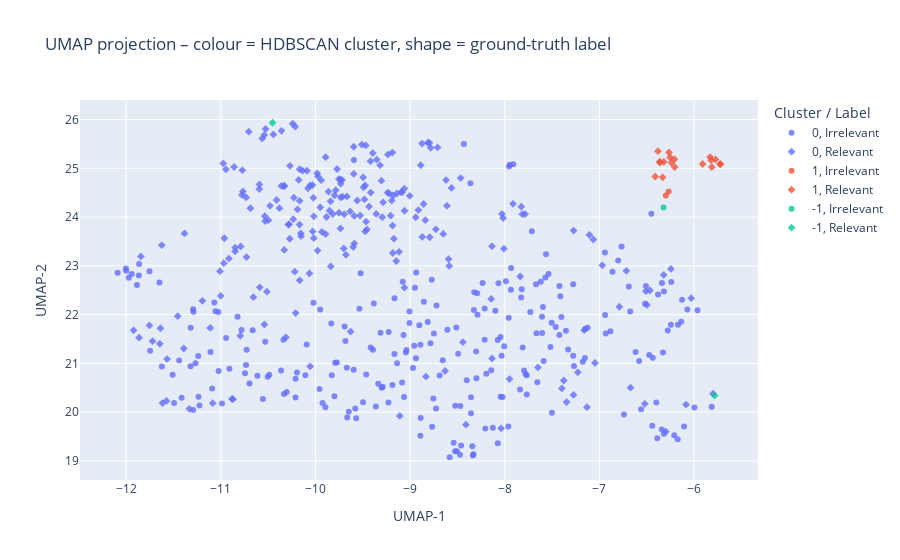

Write notebook code for a chart like this one.
### Markdown cell above
## 4.7 Embedding Visualisations  
### UMAP + HDBSCAN Scatter  

To truly understand how relevance emerges from text, we need to see the landscape itself. By projecting high-dimensional TF–IDF vectors into two dimensions using **UMAP**, we reveal the hidden geometry of app descriptions. Then, with **HDBSCAN**, we uncover dense semantic neighborhoods; natural clusters that may or may not align with our manual labels.

- **Objective:** Explore the organic structure of app descriptions in 2D space and assess how well our ground-truth labels reflect these semantic groupings.  
- **UMAP Projection:** Preserves both global and local relationships in the data, mapping each app into a position on the “UMAP-1” and “UMAP-2” axes, like plotting stars in a galaxy of meaning.

This visualisation sets the stage for the next step: examining how decision boundaries interact with these clusters. Are our models drawing lines through coherent regions, or slicing across semantic seams? Let’s find out.

### Code cell
import umap.umap_ as umap
from sklearn.cluster import HDBSCAN
import plotly.express as px

# Load the TF-IDF vectorized data from last notebook
X_tfidf = joblib.load(BASE_DIR / "checkpoints/X_tfidf_vectorized.pkl")

# Load the transformed DataFrame
df_transformed = pd.read_csv(BASE_DIR / "data/03_df_transformed.csv")

# UMAP coordinates
reducer = umap.UMAP(n_neighbors=30, min_dist=0.3, metric="hellinger", random_state=SEED)
coords = reducer.fit_transform(X_tfidf)

# Density-based clusters
hdb = HDBSCAN(min_cluster_size=15, min_samples=10)
hdb_labels = hdb.fit_predict(coords)

# Hover text
plot_df = pd.DataFrame({
    "x": coords[:, 0],
    "y": coords[:, 1],
    "cluster": hdb_labels.astype(str),
    "LabelTxt": y.reset_index(drop=True).map({1: "Relevant", 0: "Irrelevant"}),
    "App": df_transformed.loc[y.index, "AppName"],          # short title
    "ID":  df_transformed.loc[y.index, "fioriId"],          # SAP ID
    "Snippet": df_final.loc[y.index, "all_text_label"].str[:80]
})

fig = px.scatter(
    plot_df,
    x="x", y="y",
    color="cluster",
    symbol="LabelTxt",
    hover_name="App",
    hover_data={"ID": True, "Snippet": True, "x": False, "y": False},
    opacity=0.8,
    title="UMAP projection – colour = HDBSCAN cluster, shape = ground-truth label"
)
fig.update_layout(xaxis_title="UMAP-1", yaxis_title="UMAP-2", legend_title="Cluster / Label")
fig.write_html(BASE_DIR / "reports/umap_hdbscan_clusters.html", include_plotlyjs="cdn")
fig.show()

### Figure 1 — Plotly figure (JSON) as saved in the notebook; plotly's stock layout.template omitted (floating-point values rounded to 4 significant figures; data arrays with more than 128 entries replaced by an {"elided": "..."} marker saying what was removed)
{"data": [{"customdata": {"elided": "247x2 str values"}, "hovertemplate": "<b>%{hovertext}</b><br><br>cluster=0<br>LabelTxt=Irrelevant<br>ID=%{customdata[0]}<br>Snippet=%{customdata[1]}<extra></extra>", "hovertext": {"elided": "247 str values"}, "legendgroup": "0, Irrelevant", "marker": {"color": "#636efa", "opacity": 0.8, "symbol": "circle"}, "mode": "markers", "name": "0, Irrelevant", "orientation": "v", "showlegend": true, "type": "scatter", "x": {"elided": "247 float values"}, "xaxis": "x", "y": {"elided": "247 float values"}, "yaxis": "y"}, {"customdata": {"elided": "230x2 str values"}, "hovertemplate": "<b>%{hovertext}</b><br><br>cluster=0<br>LabelTxt=Relevant<br>ID=%{customdata[0]}<br>Snippet=%{customdata[1]}<extra></extra>", "hovertext": {"elided": "230 str values"}, "legendgroup": "0, Relevant", "marker": {"color": "#636efa", "opacity": 0.8, "symbol": "diamond"}, "mode": "markers", "name": "0, Relevant", "orientation": "v", "showlegend": true, "type": "scatter", "x": {"elided": "230 float values"}, "xaxis": "x", "y": {"elided": "230 float values"}, "yaxis": "y"}, {"customdata": [["F5717", "Maintain DN Downstream Nodes Hydrocarbon Analyst (Oil & Gas) : Is responsible fo"], ["F7768", "Manage Observation Rulesets Define a series of Observation Rulesets that can per"]], "hovertemplate": "<b>%{hovertext}</b><br><br>cluster=1<br>LabelTxt=Irrelevant<br>ID=%{customdata[0]}<br>Snippet=%{customdata[1]}<extra></extra>", "hovertext": ["Delivery Network Downstream Node", "Manage Observation Rulesets"], "legendgroup": "1, Irrelevant", "marker": {"color": "#EF553B", "opacity": 0.8, "symbol": "circle"}, "mode": "markers", "name": "1, Irrelevant", "orientation": "v", "showlegend": true, "type": "scatter", "x": [-6.268, -6.298], "xaxis": "x", "y": [24.52, 24.44], "yaxis": "y"}, {"customdata": [["O3UX7_WY_MKTOVR", "WYGP Marketing Xref Override This app is a SAP GUI for HTML transaction. These c"], ["O3UREP_GROUP_MAINT", "Regulatory Reporting EIA-914 Group Maintenance This app is a SAP GUI for HTML tr"], ["O3UVL_TPA0", "Tax Processing Allowance This app is a SAP GUI for HTML transaction. These class"], ["_PRA_FP_VAR_SAL_MO", "ONRR-2014 Variance by Sales Month This app is a SAP GUI for HTML transaction. Th"], ["O3U_WCD3", "Display Well Completion Dated This app is a SAP GUI for HTML transaction. These "], ["_PRA_AR_CNTRL_RPT", "AR Reconcilation Report This app is a SAP GUI for HTML transaction. These classi"], ["_PRA_FP_S6RTOVR", "Maintain Section 6 Rate Override This app is a SAP GUI for HTML transaction. The"], ["O3U_DI6", "Delete DOI This app is a SAP GUI for HTML transaction. These classic transaction"], ["O3UOW_OTX", "Execute Owner Request This app is a SAP GUI for HTML transaction. These classic "], ["O3U_TCM6", "Delete WC/DN Theoretical Calculation Method This app is a SAP GUI for HTML trans"], ["O3UVL_WLTAX_R", "Well Completion - Tax Class Report This app is a SAP GUI for HTML transaction. T"], ["_PRA_GT_MASTER", "Maintain Gen Tax Master This app is a SAP GUI for HTML transaction. These classi"], ["_PRA_FP_LEASE", "Maintain Lease This app is a SAP GUI for HTML transaction. These classic transac"], ["O3U_DI1", "Create DOI This app is a SAP GUI for HTML transaction. These classic transaction"], ["O3U_PC019", "Capacity List Processing This app is a SAP GUI for HTML transaction. These class"], ["_PRA_ESCH_HST_CLN", "Un-Escheat Owner This app is a SAP GUI for HTML transaction. These classic trans"], ["O3U_JV3", "Display Joint Venture This app is a SAP GUI for HTML transaction. These classic "], ["O3UT5_SOLE", "Maintain OKGP15 SOL Exception This app is a SAP GUI for HTML transaction. These "]], "hovertemplate": "<b>%{hovertext}</b><br><br>cluster=1<br>LabelTxt=Relevant<br>ID=%{customdata[0]}<br>Snippet=%{customdata[1]}<extra></extra>", "hovertext": ["WYGP Marketing Xref Override", "Regulatory Reporting EIA-914 Group Maintenance", "Tax Processing Allowance", "ONRR-2014 Variance by Sales Month", "Display Well Completion Dated", "AR Reconcilation Report", "Maintain Section 6 Rate Override", "Delete DOI", "Execute Owner Request", "Delete WC/DN Theoretical Calculation Method", "Well Completion - Tax Class Report", "Maintain Gen Tax Master", "Maintain Lease", "Create DOI", "Capacity List Processing", "Un-Escheat Owner", "Display Joint Venture", "Maintain OKGP15 SOL Exception"], "legendgroup": "1, Relevant", "marker": {"color": "#EF553B", "opacity": 0.8, "symbol": "diamond"}, "mode": "markers", "name": "1, Relevant", "orientation": "v", "showlegend": true, "type": "scatter", "x": [-5.722, -5.82, -6.32, -5.812, -6.332, -6.207, -5.909, -6.253, -6.239, -6.41, -6.381, -5.83, -5.773, -6.362, -6.264, -6.205, -6.36, -5.724], "xaxis": "x", "y": [25.08, 25.17, 25.13, 25.03, 24.82, 25.19, 25.09, 25.22, 25.12, 24.83, 25.35, 25.23, 25.18, 25.14, 25.33, 25.03, 25.12, 25.09], "yaxis": "y"}, {"customdata": [["F1046", "Analyze Production Allocation - Show the Allocation Results View the aggregated "]], "hovertemplate": "<b>%{hovertext}</b><br><br>cluster=-1<br>LabelTxt=Irrelevant<br>ID=%{customdata[0]}<br>Snippet=%{customdata[1]}<extra></extra>", "hovertext": ["Analyze Production Allocation"], "legendgroup": "-1, Irrelevant", "marker": {"color": "#00cc96", "opacity": 0.8, "symbol": "circle"}, "mode": "markers", "name": "-1, Irrelevant", "orientation": "v", "showlegend": true, "type": "scatter", "x": [-6.322], "xaxis": "x", "y": [24.19], "yaxis": "y"}, {"customdata": [["EHENV_UI_SCEN_EDIT_OVP (EHENV_UI_SCEN_EDIT_OVP)", "This app is a Web Dynpro for ABAP application. These classic applications are av"], ["GJRT", "Rate Type for Overhead Burden This app is a SAP GUI for HTML transaction. These "]], "hovertemplate": "<b>%{hovertext}</b><br><br>cluster=-1<br>LabelTxt=Relevant<br>ID=%{customdata[0]}<br>Snippet=%{customdata[1]}<extra></extra>", "hovertext": ["Display Compliance Scenario, Edit Compliance Scenario", "Rate Type for Overhead Burden"], "legendgroup": "-1, Relevant", "marker": {"color": "#00cc96", "opacity": 0.8, "symbol": "diamond"}, "mode": "markers", "name": "-1, Relevant", "orientation": "v", "showlegend": true, "type": "scatter", "x": [-5.783, -10.45], "xaxis": "x", "y": [20.34, 25.93], "yaxis": "y"}], "layout": {"legend": {"title": {"text": "Cluster / Label"}, "tracegroupgap": 0}, "title": {"text": "UMAP projection – colour = HDBSCAN cluster, shape = ground-truth label"}, "xaxis": {"anchor": "y", "domain": [0, 1], "title": {"text": "UMAP-1"}}, "yaxis": {"anchor": "x", "domain": [0, 1], "title": {"text": "UMAP-2"}}}}
